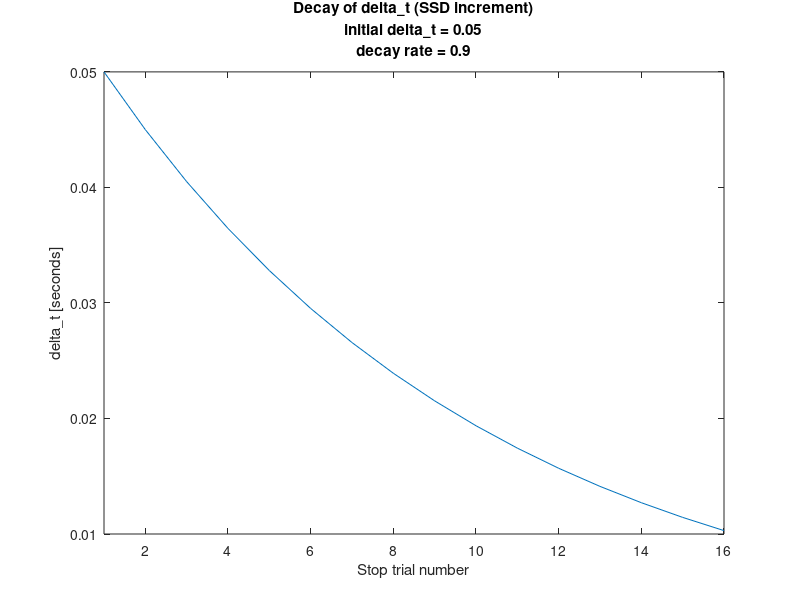

The MATLAB source for this figure:
% Use this script to visualize the exponential decay of delta_t, the
% increment by which the stop signal delay changes in between stop trials.
% Set the initial delta_t, the decay rate, and the number of stop trials
% for each staircase (half the total number of trials with two staircases)
% to your desired values. 
%%%%%%%%%%%%%%%%%%%%%%%%%%%%%%%%%%%
delta_t_initial = 0.050; % Initial increment by which ssd changes between stop trials
delta_t_decay = 0.9; % Decay rate
n_trials = 16; % Number of stop trials (1 staircase only). Should be half the total number of stop trials in a session.
%%%%%%%%%%%%%%%%%%%%%%%%%%%%%%%%%%%



ssds = zeros(n_trials, 1);
ssds(1) = delta_t_initial;

for t = 2:n_trials
    ssds(t) = ssds(t-1)*delta_t_decay;
end

disp(['delta_t values for ' num2str(n_trials) ' trials with decay rate of ' num2str(delta_t_decay)]);
disp(ssds)

close all;
figure;
plot(ssds);
title({'Decay of delta\_t (SSD increment)', ['initial delta\_t = ' num2str(delta_t_initial)], ['decay rate = ' num2str(delta_t_decay)]});
xlabel('Stop trial number');
ylabel('delta\_t [seconds]');
xlim([1 n_trials]);

clear 